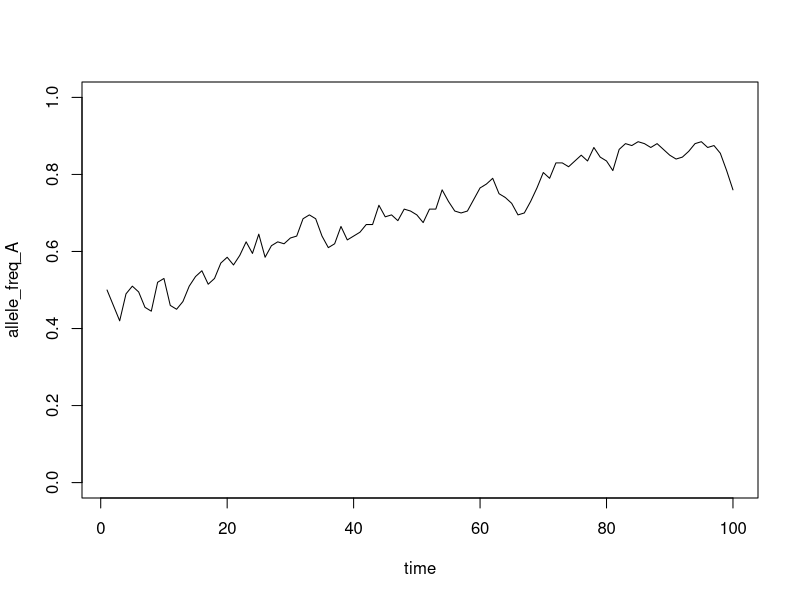
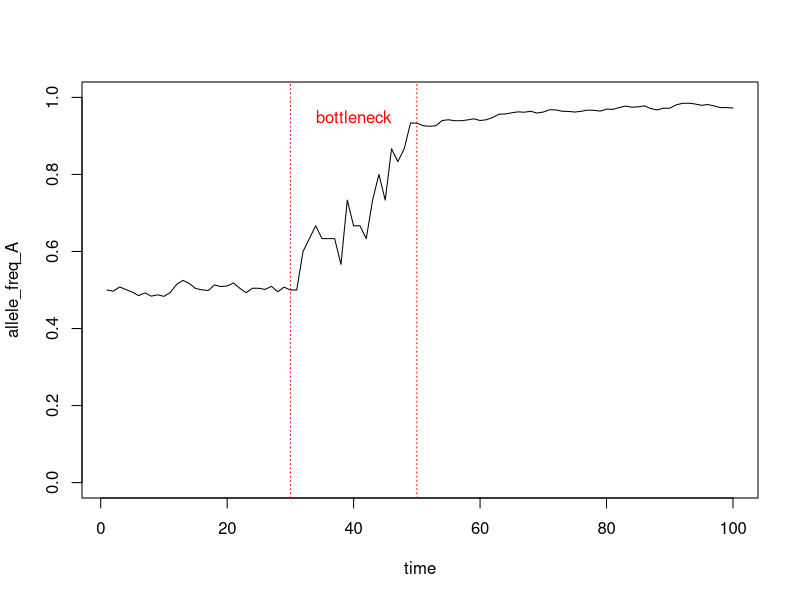

R code for these plots, in order:
## ---- chunk 1
set.seed(123)
## ---- chunk 2
pop_size <- 500
## ---- chunk 3
pool_size <- pop_size * 2
## ---- chunk 4
initial_frequency_A <- 0.5
initial_frequency_a <- 1 - initial_frequency_A
## ---- chunk 5
number_A <- round(initial_frequency_A * pool_size)
number_a <- round(initial_frequency_a * pool_size)
## ---- chunk 6
gene_pool <- c(rep("A", number_A), rep("a", number_a))
table(gene_pool)
## ---- chunk 7
prop.table(table(gene_pool))
## ---- chunk 8
new_gene_pool <- sample(gene_pool, 2 * pop_size, replace = TRUE)
## ---- chunk 9
prop.table(table(new_gene_pool))
## ---- chunk 10
# Set number of generations
n_gen <- 100
pop_size <- 100

# Set up an empty vector of length n_gen to contain results
allele_freq_A <- rep(NA, n_gen)

# Put in an initial value for frequency of A
allele_freq_A[1] <- 0.5

# Establish the initial gene pool and name it gene_pool_time_n
# This part looks complicated, but I am just condensing the code from above into 1 line.
gene_pool_time_n <- c(
  rep("A", round(2 * allele_freq_A[1] * pop_size)),
  rep("a", round(2 * (1 - allele_freq_A[1]) * pop_size))
)

for (i in 2:n_gen) {
  gene_pool_time_n_plus_1 <- sample(gene_pool_time_n,
    pop_size * 2,
    replace = TRUE
  )
  gene_pool_table <- table(factor(gene_pool_time_n_plus_1, levels = c("A", "a")))
  allele_freq_A[i] <- gene_pool_table[2] / sum(gene_pool_table)

  # Replace the old gene pool with the new one.
  gene_pool_time_n <- gene_pool_time_n_plus_1
}
## ---- chunk 11
plot(1:n_gen, allele_freq_A, type = "l", xlab = "time", ylim = c(0, 1))
## ---- chunk 12
# Set number of generations
n_gen <- 100

# Set up an empty vector of length n_gen to contain results
allele_freq_A <- rep(NA, n_gen)

# Put in an initial value for frequency of A
allele_freq_A[1] <- 0.5

# Establish the initial gene pool and name it gene_pool_time_n
# This part looks complicated, but I am just condensing the code from above into 1 line.
gene_pool_time_n <- c(
  rep("A", round(2 * allele_freq_A[1] * pop_size)),
  rep("a", round(2 * (1 - allele_freq_A[1]) * pop_size))
)

for (i in 2:n_gen) {
  if (i %in% 30:50) {
  pop_size <- 15
} else {
  pop_size <- 1000
}
  gene_pool_time_n_plus_1 <- sample(gene_pool_time_n,
    pop_size * 2,
    replace = TRUE
  )
  gene_pool_table <- table(gene_pool_time_n_plus_1)
  allele_freq_A[i] <- gene_pool_table[2] / sum(gene_pool_table)

  # Replace the old gene pool with the new one.
  gene_pool_time_n <- gene_pool_time_n_plus_1
}
plot(1:n_gen, allele_freq_A, type = "l", xlab = "time", ylim = c(0, 1))
abline(v = 30,col= "red", lty = 3)
abline(v = 50,col= "red", lty = 3)
text(40,0.95,"bottleneck", col = "red")

